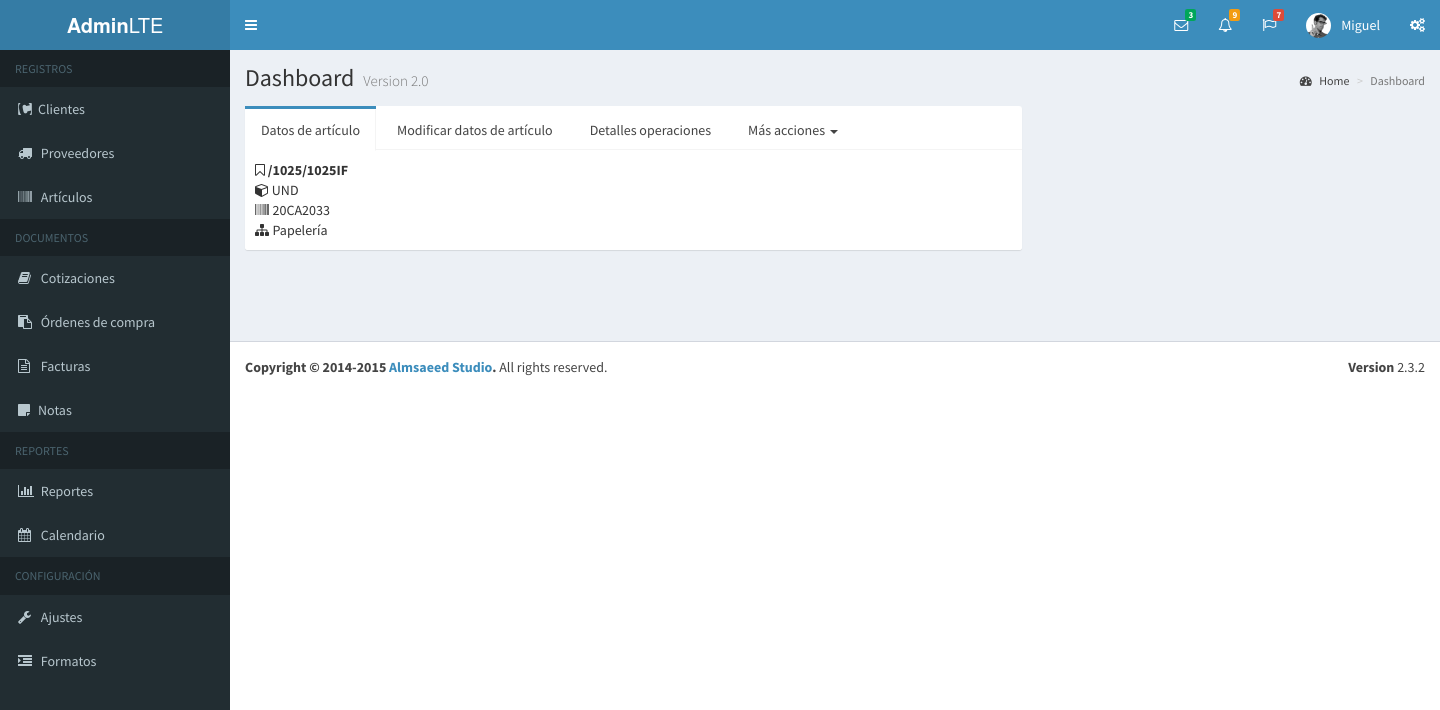
The page /ficha_articulo.php?a=1064 (signed in) on the database its author committed.
### tables this page shows
CREATE TABLE IF NOT EXISTS `usuario` (
  `idUsuario` int(11) NOT NULL AUTO_INCREMENT,
  `usuario` varchar(60) NOT NULL,
  `password` varchar(60) NOT NULL,
  `nombre` varchar(80) DEFAULT NULL,
  `empresa` varchar(40) DEFAULT NULL,
  `subtitulo` varchar(120) DEFAULT NULL,
  `rif` varchar(15) DEFAULT NULL,
  `telefonos` varchar(80) DEFAULT NULL,
  `email` varchar(80) DEFAULT NULL,
  `vendedor` varchar(25) DEFAULT NULL,
  `direccion1` varchar(160) DEFAULT NULL,
  `direccion2` varchar(160) DEFAULT NULL,
  PRIMARY KEY (`idUsuario`)
);

CREATE TABLE IF NOT EXISTS `articulo` (
  `idArticulo` int(11) NOT NULL AUTO_INCREMENT,
  `codigo` varchar(9) DEFAULT NULL,
  `descripcion` varchar(120) DEFAULT NULL,
  `presentacion` varchar(5) DEFAULT NULL,
  `ubicacion` int(1) DEFAULT NULL,
  `foto` varchar(150) DEFAULT NULL,
  `idCategoria` int(1) DEFAULT NULL,
  PRIMARY KEY (`idArticulo`)
);

CREATE TABLE IF NOT EXISTS `categoria` (
  `idCategoria` int(7) NOT NULL AUTO_INCREMENT,
  `nombre` varchar(50) DEFAULT NULL,
  `descripcion` varchar(200) DEFAULT NULL,
  PRIMARY KEY (`idCategoria`)
);

### bd/data-usuario.php (called while the page is built, shortened)
<?php
	function obtenerUsuarioPorId( $idu, $dbh ){
		$sql = "select * from usuario where idUsuario = $idu";
		$data_user = mysql_fetch_array( mysql_query ( $sql, $dbh ) );
		return $data_user;
	}
?>

### bd/data-articulo.php (called while the page is built, shortened)
<?php
	function obtenerArticuloPorId( $ida, $dbh ){
		$q = "Select a.idArticulo as idArticulo, a.Descripcion as descripcion, a.Codigo as codigo,
		a.Presentacion as presentacion, c.nombre as categoria from articulo a, categoria c
		where a.idArticulo = $ida and a.idCategoria = c.idCategoria";
		$data = mysql_fetch_array( mysql_query ( $q, $dbh ) );
		return $data;
	}
?>

### ficha_articulo.php (the view, shortened to what this page needs)
<?php
	include( "bd/bd.php" );
	include( "bd/data-usuario.php" );
	include( "bd/data-articulo.php" );
	if( isset( $_GET["a"] ) ){
		$articulo = obtenerArticuloPorId( $_GET["a"], $dbh );
	}
?>
<!DOCTYPE html>
<html>
<head>
  <link rel="stylesheet" href="bootstrap/css/bootstrap.min.css">
    <link rel="stylesheet" href="https://maxcdn.bootstrapcdn.com/font-awesome/4.4.0/css/font-awesome.min.css">
    <link rel="stylesheet" href="https://code.ionicframework.com/ionicons/2.0.1/css/ionicons.min.css">
    <link rel="stylesheet" href="plugins/daterangepicker/daterangepicker-bs3.css">
    <link rel="stylesheet" href="plugins/iCheck/all.css">
    <link rel="stylesheet" href="plugins/colorpicker/bootstrap-colorpicker.min.css">
    <link rel="stylesheet" href="plugins/timepicker/bootstrap-timepicker.min.css">
    <link rel="stylesheet" href="plugins/datatables/dataTables.bootstrap.css">
    <link rel="stylesheet" href="plugins/select2/select2.min.css">
    <link rel="stylesheet" href="dist/css/AdminLTE.min.css">
    <link rel="stylesheet" href="dist/css/skins/_all-skins.min.css">
	<link rel="stylesheet" type="text/css" href="css/style.css">
    <link rel="stylesheet" type="text/css" href="plugins/bootstrapvalidator-dist-0.5.3/dist/css/bootstrapValidator.css">
</head>
<body class="hold-transition skin-blue sidebar-mini">
<div class="wrapper">
  <header class="main-header">
    <a href="main.php" class="logo">
      <span class="logo-lg"><b>Admin</b>LTE</span>
    </a>
    <nav class="navbar navbar-static-top" role="navigation">
      <a href="#" class="sidebar-toggle" data-toggle="offcanvas" role="button">
      </a>
      <div class="navbar-custom-menu">
        <ul class="nav navbar-nav">
          <?php include("subforms/nav/mensajes.php");?>
          <?php include("subforms/nav/notificaciones.php");?>
          <?php include("subforms/nav/tareas.php");?>
          <?php include("subforms/nav/perfil.php");?>
          <li><a href="#" data-toggle="control-sidebar"><i class="fa fa-gears"></i></a></li>
        </ul>
      </div>
    </nav>
  </header>
  <?php include("subforms/nav/menu_ppal.php");?>
  <div class="content-wrapper">
    <section class="content-header">
      <h1>
        Dashboard <small>Version 2.0</small>
      </h1>
      <ol class="breadcrumb">
        <li><a href="#"><i class="fa fa-dashboard"></i> Home</a></li>
        <li class="active">Dashboard</li>
      </ol>
    </section>
    <section class="content">
    	<div class="row">
            <div class="col-md-8">
              <div class="nav-tabs-custom">
                <ul class="nav nav-tabs">
                  <li class="active"><a href="#tab_1" data-toggle="tab">Datos de artículo</a></li>
                  <li><a href="#tab_2" data-toggle="tab">Modificar datos de artículo</a></li>
                  <li><a href="#tab_3" data-toggle="tab">Detalles operaciones</a></li>
                  <li class="dropdown">
                    <a class="dropdown-toggle" data-toggle="dropdown" href="#">
                      Más acciones <span class="caret"></span>
                    </a>
                  </li>
                </ul>
                <div class="tab-content">
                  <div class="tab-pane active" id="tab_1">
                    <div><span class="txh"><i class="fa fa-bookmark-o"></i>&nbsp;<b><?php echo $articulo["descripcion"];?></b></span></div>
                    <div><span class="tx1"><i class="fa fa-cube"></i>&nbsp;<?php echo $articulo["presentacion"];?></span></div>
                    <div><span class="tx1"><i class="fa fa-barcode">&nbsp;</i><?php echo $articulo["codigo"];?></span></div>
                    <div><span class="tx1"><i class="fa fa-sitemap">&nbsp;</i><?php echo $articulo["categoria"];?></span></div>
                  </div>
                </div>
              </div>
            </div>
            <div class="col-md-6">
            </div>
          </div>
    </section>
  </div>
  <?php include("subforms/nav/footer.php"); ?>
</div>
</body>
</html>

### subforms/nav/perfil.php (shortened to what this page needs)
<?php
  $usuario = obtenerUsuarioPorId( $_SESSION["user"]["idUsuario"], $dbh );
?>
<li class="dropdown user user-menu">
<a href="#" class="dropdown-toggle" data-toggle="dropdown">
  <img src="dist/img/user2-160x160.jpg" class="user-image" alt="User Image">
  <span class="hidden-xs"><?php echo $usuario["nombre"]; ?></span>
</a>
</li>

### rows shown on the page
usuario: nombre "Miguel"
articulo: descripcion "/1025/1025IF", presentacion "UND", codigo "20CA2033", idCategoria.nombre "Papelería"
